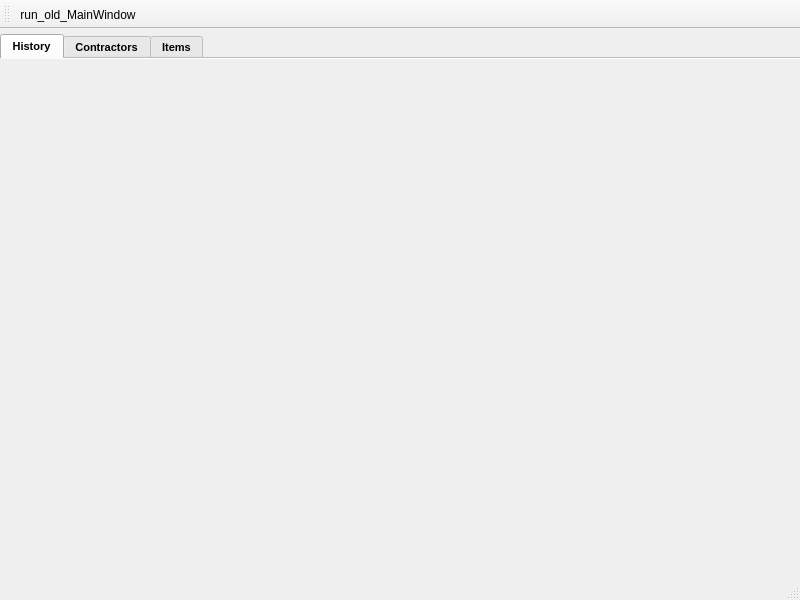
<?xml version="1.0" encoding="UTF-8"?>
<ui version="4.0">
 <class>MainWindow</class>
 <widget class="QMainWindow" name="MainWindow">
  <property name="geometry">
   <rect>
    <x>0</x>
    <y>0</y>
    <width>800</width>
    <height>600</height>
   </rect>
  </property>
  <property name="windowTitle">
   <string>MainWindow</string>
  </property>
  <widget class="QWidget" name="centralwidget">
   <layout class="QVBoxLayout" name="verticalLayout">
    <property name="spacing">
     <number>1</number>
    </property>
    <property name="leftMargin">
     <number>0</number>
    </property>
    <property name="topMargin">
     <number>5</number>
    </property>
    <property name="rightMargin">
     <number>0</number>
    </property>
    <property name="bottomMargin">
     <number>5</number>
    </property>
    <item>
     <widget class="QTabWidget" name="tabWidget">
      <property name="font">
       <font>
        <pointsize>8</pointsize>
        <weight>75</weight>
        <bold>true</bold>
        <stylestrategy>PreferAntialias</stylestrategy>
       </font>
      </property>
      <property name="autoFillBackground">
       <bool>false</bool>
      </property>
      <property name="tabPosition">
       <enum>QTabWidget::North</enum>
      </property>
      <property name="tabShape">
       <enum>QTabWidget::Rounded</enum>
      </property>
      <property name="currentIndex">
       <number>0</number>
      </property>
      <property name="documentMode">
       <bool>true</bool>
      </property>
      <widget class="QWidget" name="history_tab">
       <attribute name="title">
        <string>History</string>
       </attribute>
      </widget>
      <widget class="QWidget" name="contractors_tab">
       <attribute name="title">
        <string>Contractors</string>
       </attribute>
      </widget>
      <widget class="QWidget" name="items_tab">
       <attribute name="title">
        <string>Items</string>
       </attribute>
      </widget>
     </widget>
    </item>
   </layout>
  </widget>
  <widget class="QMenuBar" name="menubar">
   <property name="geometry">
    <rect>
     <x>0</x>
     <y>0</y>
     <width>800</width>
     <height>18</height>
    </rect>
   </property>
  </widget>
  <widget class="QStatusBar" name="statusbar"/>
  <widget class="QToolBar" name="toolBar">
   <property name="windowTitle">
    <string>toolBar</string>
   </property>
   <attribute name="toolBarArea">
    <enum>TopToolBarArea</enum>
   </attribute>
   <attribute name="toolBarBreak">
    <bool>false</bool>
   </attribute>
   <addaction name="actionRun_old_MainWindow"/>
  </widget>
  <action name="actionRun_old_MainWindow">
   <property name="text">
    <string>run_old_MainWindow</string>
   </property>
  </action>
 </widget>
 <resources/>
 <connections/>
</ui>
